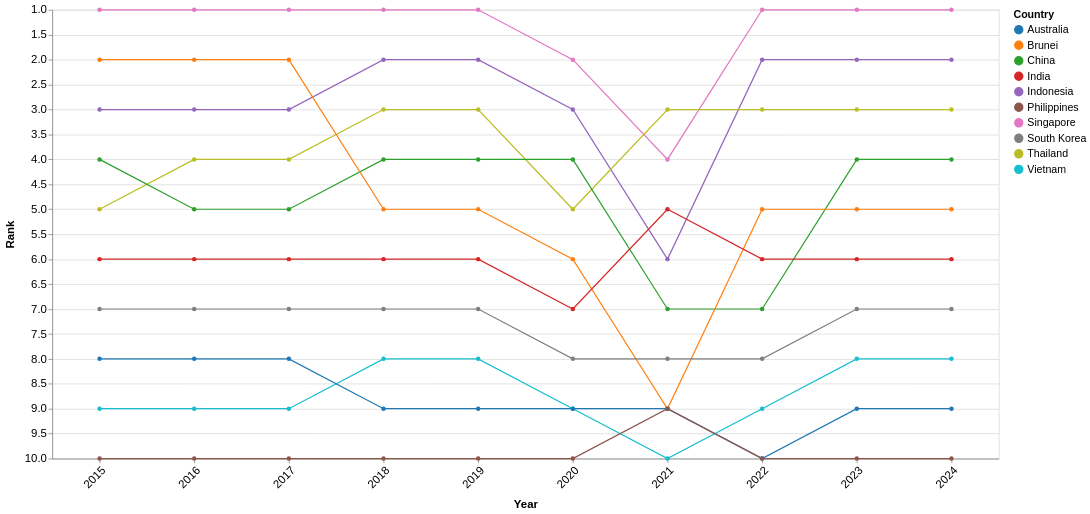

Write a Vega-Lite specification for this figure.
### Vega-Lite specification from a JSON file in a GitHub repository (floating-point values rounded to 4 significant figures)
{"$schema": "https://vega.github.io/schema/vega-lite/v5.json", "width": 1160, "height": 550, "data": {"values": [{"Country": "Singapore", "year": 2024, "Visitors": 4276007, "rank": 1}, {"Country": "Singapore", "year": 2023, "Visitors": 8308230, "rank": 1}, {"Country": "Singapore", "year": 2022, "Visitors": 5222991, "rank": 1}, {"Country": "Singapore", "year": 2021, "Visitors": 16308, "rank": 4}, {"Country": "Singapore", "year": 2020, "Visitors": 1545255, "rank": 2}, {"Country": "Singapore", "year": 2019, "Visitors": 10163882, "rank": 1}, {"Country": "Singapore", "year": 2018, "Visitors": 10615986, "rank": 1}, {"Country": "Singapore", "year": 2017, "Visitors": 12441713, "rank": 1}, {"Country": "Singapore", "year": 2016, "Visitors": 13272961, "rank": 1}, {"Country": "Singapore", "year": 2015, "Visitors": 12930754, "rank": 1}, {"Country": "Indonesia", "year": 2024, "Visitors": 1786630, "rank": 2}, {"Country": "Indonesia", "year": 2023, "Visitors": 3108165, "rank": 2}, {"Country": "Indonesia", "year": 2022, "Visitors": 1481739, "rank": 2}, {"Country": "Indonesia", "year": 2021, "Visitors": 11025, "rank": 6}, {"Country": "Indonesia", "year": 2020, "Visitors": 711723, "rank": 3}, {"Country": "Indonesia", "year": 2019, "Visitors": 3623277, "rank": 2}, {"Country": "Indonesia", "year": 2018, "Visitors": 3277689, "rank": 2}, {"Country": "Indonesia", "year": 2017, "Visitors": 2796570, "rank": 3}, {"Country": "Indonesia", "year": 2016, "Visitors": 3049964, "rank": 3}, {"Country": "Indonesia", "year": 2015, "Visitors": 2788033, "rank": 3}, {"Country": "Thailand", "year": 2024, "Visitors": 813783, "rank": 3}, {"Country": "Thailand", "year": 2023, "Visitors": 1551282, "rank": 3}, {"Country": "Thailand", "year": 2022, "Visitors": 715528, "rank": 3}, {"Country": "Thailand", "year": 2021, "Visitors": 59607, "rank": 3}, {"Country": "Thailand", "year": 2020, "Visitors": 394413, "rank": 5}, {"Country": "Thailand", "year": 2019, "Visitors": 1884306, "rank": 3}, {"Country": "Thailand", "year": 2018, "Visitors": 1914692, "rank": 3}, {"Country": "Thailand", "year": 2017, "Visitors": 1836522, "rank": 4}, {"Country": "Thailand", "year": 2016, "Visitors": 1780800, "rank": 4}, {"Country": "Thailand", "year": 2015, "Visitors": 1343569, "rank": 5}, {"Country": "China", "year": 2024, "Visitors": 1449711, "rank": 4}, {"Country": "China", "year": 2023, "Visitors": 1474114, "rank": 4}, {"Country": "China", "year": 2022, "Visitors": 211363, "rank": 7}, {"Country": "China", "year": 2021, "Visitors": 7701, "rank": 7}, {"Country": "China", "year": 2020, "Visitors": 405149, "rank": 4}, {"Country": "China", "year": 2019, "Visitors": 3114257, "rank": 4}, {"Country": "China", "year": 2018, "Visitors": 2944133, "rank": 4}, {"Country": "China", "year": 2017, "Visitors": 2281666, "rank": 5}, {"Country": "China", "year": 2016, "Visitors": 2124942, "rank": 5}, {"Country": "China", "year": 2015, "Visitors": 1677163, "rank": 4}, {"Country": "Brunei", "year": 2024, "Visitors": 565999, "rank": 5}, {"Country": "Brunei", "year": 2023, "Visitors": 811833, "rank": 5}, {"Country": "Brunei", "year": 2022, "Visitors": 301757, "rank": 5}, {"Country": "Brunei", "year": 2021, "Visitors": 773, "rank": 9}, {"Country": "Brunei", "year": 2020, "Visitors": 136020, "rank": 6}, {"Country": "Brunei", "year": 2019, "Visitors": 1216123, "rank": 5}, {"Country": "Brunei", "year": 2018, "Visitors": 1382031, "rank": 5}, {"Country": "Brunei", "year": 2017, "Visitors": 1660506, "rank": 2}, {"Country": "Brunei", "year": 2016, "Visitors": 1391016, "rank": 2}, {"Country": "Brunei", "year": 2015, "Visitors": 1133555, "rank": 2}, {"Country": "India", "year": 2024, "Visitors": 537493, "rank": 6}, {"Country": "India", "year": 2023, "Visitors": 671846, "rank": 6}, {"Country": "India", "year": 2022, "Visitors": 324548, "rank": 6}, {"Country": "India", "year": 2021, "Visitors": 3916, "rank": 5}, {"Country": "India", "year": 2020, "Visitors": 155883, "rank": 7}, {"Country": "India", "year": 2019, "Visitors": 735309, "rank": 6}, {"Country": "India", "year": 2018, "Visitors": 600311, "rank": 6}, {"Country": "India", "year": 2017, "Visitors": 552739, "rank": 6}, {"Country": "India", "year": 2016, "Visitors": 638578, "rank": 6}, {"Country": "India", "year": 2015, "Visitors": 722141, "rank": 6}, {"Country": "South Korea", "year": 2024, "Visitors": 232711, "rank": 7}, {"Country": "South Korea", "year": 2023, "Visitors": 400853, "rank": 7}, {"Country": "South Korea", "year": 2022, "Visitors": 146384, "rank": 8}, {"Country": "South Korea", "year": 2021, "Visitors": 3028, "rank": 8}, {"Country": "South Korea", "year": 2020, "Visitors": 119750, "rank": 8}, {"Country": "South Korea", "year": 2019, "Visitors": 673065, "rank": 7}, {"Country": "South Korea", "year": 2018, "Visitors": 616783, "rank": 7}, {"Country": "South Korea", "year": 2017, "Visitors": 484528, "rank": 7}, {"Country": "South Korea", "year": 2016, "Visitors": 444439, "rank": 7}, {"Country": "South Korea", "year": 2015, "Visitors": 421161, "rank": 7}, {"Country": "Vietnam", "year": 2024, "Visitors": 137344, "rank": 8}, {"Country": "Vietnam", "year": 2023, "Visitors": 286083, "rank": 8}, {"Country": "Vietnam", "year": 2022, "Visitors": 123931, "rank": 9}, {"Country": "Vietnam", "year": 2021, "Visitors": 14136, "rank": 10}, {"Country": "Vietnam", "year": 2020, "Visitors": 71622, "rank": 9}, {"Country": "Vietnam", "year": 2019, "Visitors": 892716, "rank": 8}, {"Country": "Vietnam", "year": 2018, "Visitors": 786327, "rank": 8}, {"Country": "Vietnam", "year": 2017, "Visitors": 638135, "rank": 9}, {"Country": "Vietnam", "year": 2016, "Visitors": 703737, "rank": 9}, {"Country": "Vietnam", "year": 2015, "Visitors": 646891, "rank": 9}, {"Country": "Australia", "year": 2024, "Visitors": 159318, "rank": 9}, {"Country": "Australia", "year": 2023, "Visitors": 276477, "rank": 9}, {"Country": "Australia", "year": 2022, "Visitors": 118598, "rank": 10}, {"Country": "Australia", "year": 2021, "Visitors": 33451, "rank": 9}, {"Country": "Australia", "year": 2020, "Visitors": 195146, "rank": 9}, {"Country": "Australia", "year": 2019, "Visitors": 1282782, "rank": 9}, {"Country": "Australia", "year": 2018, "Visitors": 1034871, "rank": 9}, {"Country": "Australia", "year": 2017, "Visitors": 899202, "rank": 8}, {"Country": "Australia", "year": 2016, "Visitors": 737115, "rank": 8}, {"Country": "Australia", "year": 2015, "Visitors": 714047, "rank": 8}, {"Country": "Philippines", "year": 2024, "Visitors": 60100, "rank": 10}, {"Country": "Philippines", "year": 2023, "Visitors": 137781, "rank": 10}, {"Country": "Philippines", "year": 2022, "Visitors": 86462, "rank": 10}, {"Country": "Philippines", "year": 2021, "Visitors": 10229, "rank": 9}, {"Country": "Philippines", "year": 2020, "Visitors": 53889, "rank": 10}, {"Country": "Philippines", "year": 2019, "Visitors": 1114257, "rank": 10}, {"Country": "Philippines", "year": 2018, "Visitors": 1167375, "rank": 10}, {"Country": "Philippines", "year": 2017, "Visitors": 1066461, "rank": 10}, {"Country": "Philippines", "year": 2016, "Visitors": 1029488, "rank": 10}, {"Country": "Philippines", "year": 2015, "Visitors": 957408, "rank": 10}]}, "mark": {"type": "line", "point": true, "strokeWidth": 1.5}, "encoding": {"x": {"field": "year", "type": "ordinal", "title": "Year", "axis": {"labelOverlap": "parity", "labelAngle": -45}}, "y": {"field": "rank", "type": "quantitative", "title": "Rank", "scale": {"domain": [10, 1], "nice": true}, "axis": {"reverse": true}}, "color": {"field": "Country", "type": "nominal", "scale": {"scheme": "category10"}}, "tooltip": [{"field": "Country", "type": "nominal", "title": "Country"}, {"field": "year", "type": "ordinal", "title": "Year"}, {"field": "rank", "type": "quantitative", "title": "Rank"}, {"field": "Visitors", "type": "quantitative", "title": "Visitors", "format": ","}]}, "config": {"axis": {"labelFontSize": 14, "titleFontSize": 14, "titlePadding": 10}, "legend": {"labelFontSize": 13, "titleFontSize": 13, "labelPadding": 10}, "tooltip": {"labelFontSize": 15, "titleFontSize": 15}}}
